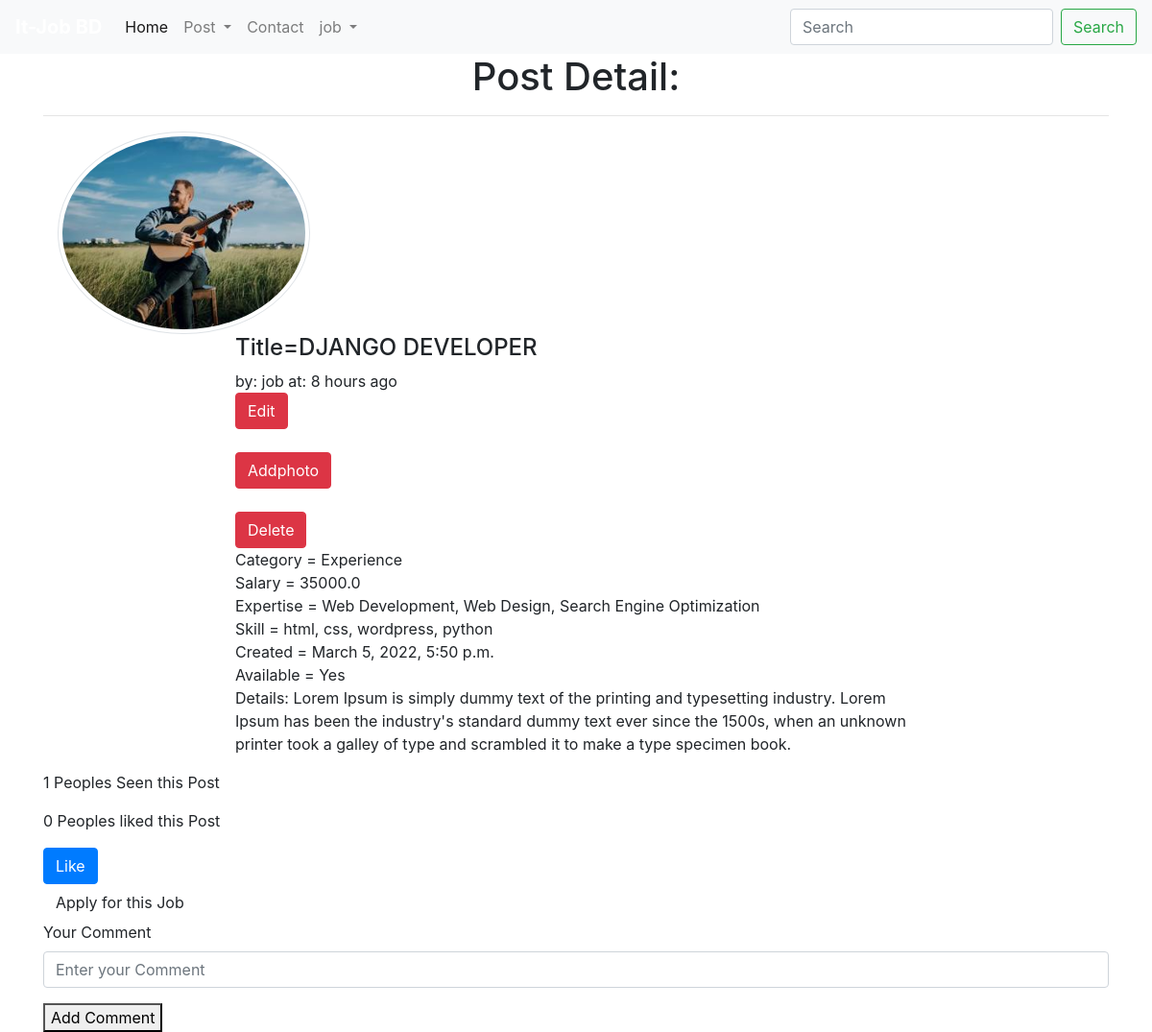
Page /jobpost/postdetail/1/ (signed in) on the committed database.
### jobpost/models.py (models this page shows, shortened)
class Post(models.Model):
    user = models.ForeignKey(User, on_delete=models.CASCADE, blank=True, null=True)
    id = models.AutoField(primary_key=True)
    title = models.CharField(max_length=50)
    slug = models.CharField(max_length=100, default=title)
    email = models.EmailField()
    salary = models.FloatField()
    details = models.TextField()
    available = models.BooleanField()
    CATEGORY = (
        ('Student', 'Student'),
        ('Fresher', 'Fresher'),
        ('Experience', 'Experience'),
        ('Experience Plus', 'Experience Plus'),
    )
    category = models.CharField(max_length=100, choices=CATEGORY)
    created_at = models.DateTimeField(default=now)
    image = models.ImageField(default='default.jpg', upload_to='jobpost/images')
    Choice_Approach = (
        ('web_development', 'Web Development'),
        ('web_design', 'Web Design'),
        ('graphich_design', 'Graphich Design'),
        ('seo', 'Search Engine Optimization'),
        ('digital_merketing', 'Degital Merketing'),
        ('apps_development', 'App Development'),
        ('programing', 'Programing'),
        ('game_development', 'Game Development'),
        ('other', 'Other'),
    )
    Skill = (
        ('social_media_marketing', 'Social media marketing'),
        ('search_engine_optimization', 'Search Engine Optimization'),
        ('adobe_photoshop', 'Adobe Photoshop'),
        ('html', 'html'),
        ('css', 'css'),
        ('javascript', 'javascript'),
        ('wordpress', 'wordpress'),
        ('php', 'php'),
        ('python', 'python'),
        ('go', 'go'),
        ('java', 'java'),
        ('c++', 'c++'),
        ('other', 'Other'),
    )
    Expertise = MultiSelectField(max_choices=3, choices=Choice_Approach, default='other')
    Skill = MultiSelectField(max_choices=5, choices=Skill, default='other')
    district=models.CharField(max_length=100, null=True, blank=True)
    likes = models.ManyToManyField(User, related_name='post_likes')
    views = models.ManyToManyField(User, related_name='post_views')
    def total_likes(self):
        return self.likes.count()
    def total_views(self):
        return self.views.count()
    def uppercase(self):
        return self.title.upper()
    objects=models.Manager()
    items = PostManager()

### jobpost/views.py (the view)
# urls.py: path('postdetail/<int:pk>/', PostDetailView.as_view(), name='postdetail'),
class PostDetailView(DetailView):
    model = Post
    template_name = 'jobpost/postdetail.html'
    def get_context_data(self, *args, **kwargs):
        self.object.views.add(self.request.user)
        liked = False
        if self.object.likes.filter(id=self.request.user.id).exists():
            liked=True
        context = super().get_context_data(*args, **kwargs)
        post=context.get('object')
        comments=Comment.objects.filter(post=post.id, parent=None)
        replies=Comment.objects.filter(post=post.id).exclude(parent=None)
        DicofReply={}
        for reply in replies:
            if reply.parent.id not in DicofReply.keys():
                DicofReply[reply.parent.id]=[reply]
            else:
                DicofReply[reply.parent.id].append(reply)
        context['post'] = context.get('object')
        context['liked'] = liked
        context['comments'] = comments
        context['DicofReply'] = DicofReply
        return context

### templates/jobpost/postdetail.html (shortened to what this page needs)
{% extends 'basic.html' %}
{% load humanize %}
{% load tag %}
{% block body %}
<div class="container">
  <h1 class="text-center">Post Detail:</h1>
  <hr>
  <div class="col-md-6">
    <img src="{{object.image.url}}" alt=""  class="rounded-circle w-50 img-thumbnail">
  </div>
  <div class="col-md-8 offset-md-2">
    <h4>Title={{object.uppercase}}</h4>
    by: {{object.user.username}} at: {{object.created_at| naturaltime}}
    <br>
    {% if request.user == object.user %}
    <a href="/jobpost/edit/{{object.id}}" class="btn btn-danger">Edit</a>
    <br><br>
    <a href="/jobpost/addphoto/{{object.id}}" class="btn btn-danger">Addphoto</a>
    <br><br>
    <a href="/jobpost/delete/{{object.id}}" class="btn btn-danger">Delete</a>
    {% endif %}
    <br>
    Category = {{object.category}}
    <br>
    Salary = {{object.salary}}
    <br>
    Expertise = {{object.Expertise}}
    <br>
    Skill = {{object.Skill}}
    <br>
    Created = {{object.created_at}}
    <br>
    Available = {% if object.available %} Yes {% else %} No {% endif %}
    <br>
    <p>Details: {{object.details}}</p>
  </div>
  <div class="">
    <p>{{object.total_views}} Peoples Seen this Post</p>
    <p>{{object.total_likes}} Peoples liked this Post</p>
  </div>
  <div class="">
    <form class="" action="/jobpost/likepost/{{object.id}}/" method="post">
      {% if liked %}
      <button type="submit" name="" class="btn btn-warning">Unlike</button>
      {% else %}
      <button type="submit" name="" class="btn btn-primary">Like</button>
      {% endif %}
    </form>
  </div>
  <div class="">
    <a href="/jobpost/apply/{{object.id}}/" class="btn">Apply for this Job</a>
  </div>
  <div class="">
    <form class="" action="/jobpost/addcomment/" method="post">
      <div class="form-group">
        <label for="">Your Comment</label>
        <input type="text" name="comment" value="" placeholder="Enter your Comment" class="form-control">
      </div>
      <button type="submit" name="">Add Comment</button>
    </form>
  </div>
</div>
{% endblock %}

### templates/basic.html (shortened to what this page needs)
<!doctype html>
<html lang="en">
  <head>
    {% load static %}
    {% load notifications_tags %}
    <link rel="stylesheet" href="https://stackpath.bootstrapcdn.com/bootstrap/4.3.1/css/bootstrap.min.css">
    <link rel="stylesheet" href="{% static 'css/style.css' %}">
  </head>
  <body>
    <nav class="navbar navbar-expand-lg navbar-light bg-light">
      <a class="navbar-brand" href="/">It-Job BD</a>
      <div class="collapse navbar-collapse" id="navbarSupportedContent">
        <ul class="navbar-nav mr-auto">
          <li class="nav-item active">
            <a class="nav-link" href="{% url 'homeview' %}">Home <span class="sr-only">(current)</span></a>
          </li>
            {% notifications_unread as unread_count %}
          <li class="nav-item dropdown">
            <a class="nav-link dropdown-toggle" href="#" id="navbarDropdown" role="button" data-toggle="dropdown" aria-haspopup="true" aria-expanded="false">
              Post
            </a>
          </li>
          <li class="nav-item">
            <a class="nav-link" href="{% url 'jobpost:contact' %}">Contact</a>
          </li>
          {% if user.is_authenticated %}
          <li class="nav-item dropdown">
            <a class="nav-link dropdown-toggle" href="#" id="navbarDropdown" role="button" data-toggle="dropdown" aria-haspopup="true" aria-expanded="false">
              {{user.username}}
            </a>
          </li>
          {% endif %}
        </ul>
        <form method="post" action="/jobpost/search/" class="form-inline my-2 my-lg-0">
          <input class="form-control mr-sm-2" type="search" placeholder="Search" name="search" aria-label="Search">
          <button class="btn btn-outline-success my-2 my-sm-0" type="submit">Search</button>
        </form>
      </div>
    </nav>
    {% block body %}
    {% endblock %}
  </body>
</html>

### static/CSS/style.css (style rules this page uses)
.navbar .navbar-brand { color: white; font-weight: bold; }

### rows in the picture
Post: image (picture), uppercase "DJANGO DEVELOPER", user.username "job", created_at "8 hours ago", category "Experience", salary "35000.0", Expertise "Web Development, Web Design, Search Engine Optimization", Skill "html, css, wordpress, python", created_at "March 5, 2022, 5:50 p.m.", details "Lorem Ipsum is simply dummy text of the printing and typesetting industry. Lorem Ipsum has been the industry's standard dummy text ever since the 1500s, when an unknown printer took a galley of type and scrambled it to make a type specimen book.", total_views "1", total_likes "0"

### other values in the picture
{{ user.username }} "job"
